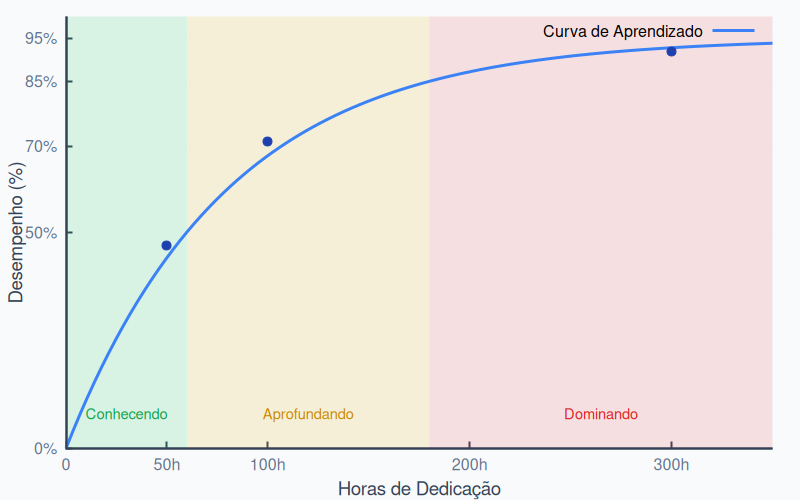

The gnuplot source for this figure:
# Curva de Aprendizado - Retornos Decrescentes

set terminal pngcairo size 800,500 enhanced font 'Arial,12' background rgb '#f8fafc'
set output '/home/david/Documentos/Pessoal/Projetos/study-html-css/frontend/public/blog/curva-aprendizado.png'

# Estilo
set border 3 lw 2 lc rgb '#334155'
set tics nomirror

# Labels
set xlabel "Horas de Dedicação" font 'Arial,14' tc rgb '#334155'
set ylabel "Desempenho (%)" font 'Arial,14' tc rgb '#334155'

# Ranges
set xrange [0:350]
set yrange [0:100]

# Tics
set xtics ("0" 0, "50h" 50, "100h" 100, "200h" 200, "300h" 300) tc rgb '#64748b'
set ytics ("0%%" 0, "50%%" 50, "70%%" 70, "85%%" 85, "95%%" 95) tc rgb '#64748b'

# Grid
set grid ytics lt 0 lw 0.5 lc rgb '#e2e8f0'

# Curva logarítmica
f(x) = 95 * (1 - exp(-x/80))

# Zonas coloridas com objetos retangulares
set object 1 rect from 0,0 to 60,100 fc rgb '#22c55e' fs transparent solid 0.15 noborder
set object 2 rect from 60,0 to 180,100 fc rgb '#eab308' fs transparent solid 0.15 noborder
set object 3 rect from 180,0 to 350,100 fc rgb '#ef4444' fs transparent solid 0.15 noborder

# Labels das zonas
set label 1 "Conhecendo" at 30,8 center font 'Arial,11' tc rgb '#16a34a'
set label 2 "Aprofundando" at 120,8 center font 'Arial,11' tc rgb '#ca8a04'
set label 3 "Dominando" at 265,8 center font 'Arial,11' tc rgb '#dc2626'

# Plot (pontos inline: 50h=47%, 100h=71%, 300h=92%)
$data << EOD
50 47
100 71
300 92
EOD

plot f(x) with lines lw 3 lc rgb '#3b82f6' title 'Curva de Aprendizado', \
     $data using 1:2 with points pt 7 ps 1.5 lc rgb '#1e40af' notitle
